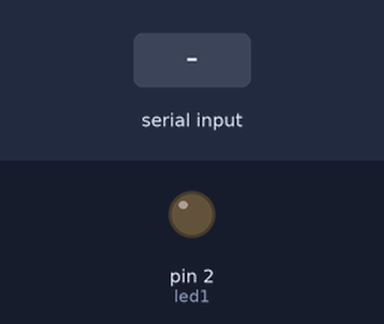
This sketch was run on a simulated Arduino Uno, built with avr-gcc and run on an emulated ATmega328P. Parts: output pins drawn as LEDs (lit = HIGH). Inputs (shaded band) come from the test bench.

Above: at 1.2 s.
1.3 s: "1,90\n" received over Serial
Timing chart, 0 to 4.3 s (numbered marks = the images above; inputs shaded):
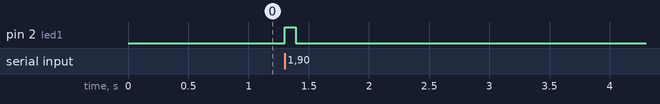

Measured:
- after the input at 1.3 s, pin 2 (led1): LOW → HIGH at once, → LOW 0.09 s later

The sketch:

water_reward.ino
```cpp
const int led1 = 2;
int x = 0;

void setup() {
  Serial.begin(115200);
  pinMode(led1, OUTPUT);
}

void loop() {
  while(Serial.available()>0) {
    int set = Serial.parseInt();
    int del = Serial.parseInt();

    if (Serial.read() == '\n') {
      if (set == 1) {

        digitalWrite(led1, HIGH);
        delay(del);
        digitalWrite(led1, LOW);
      }
      }
    }
}
```
